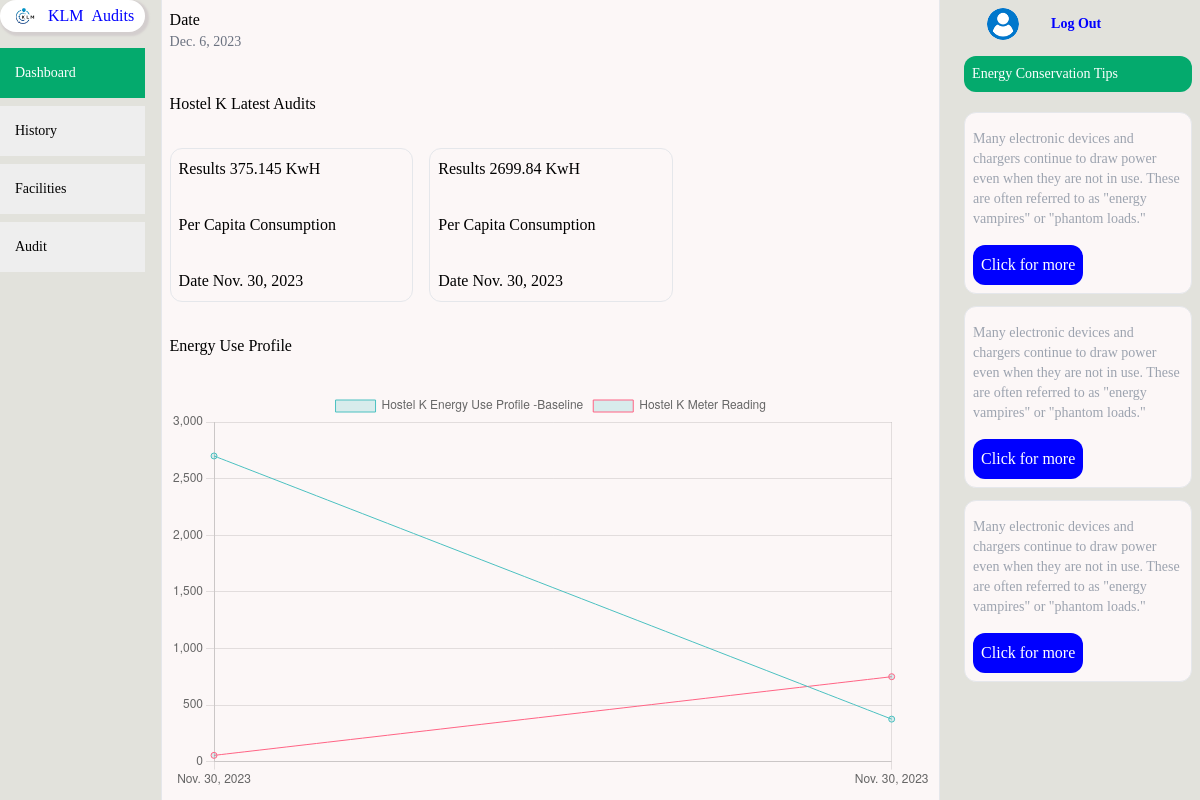
The app's page /audits/facilityStats/14/ (signed in), older data.
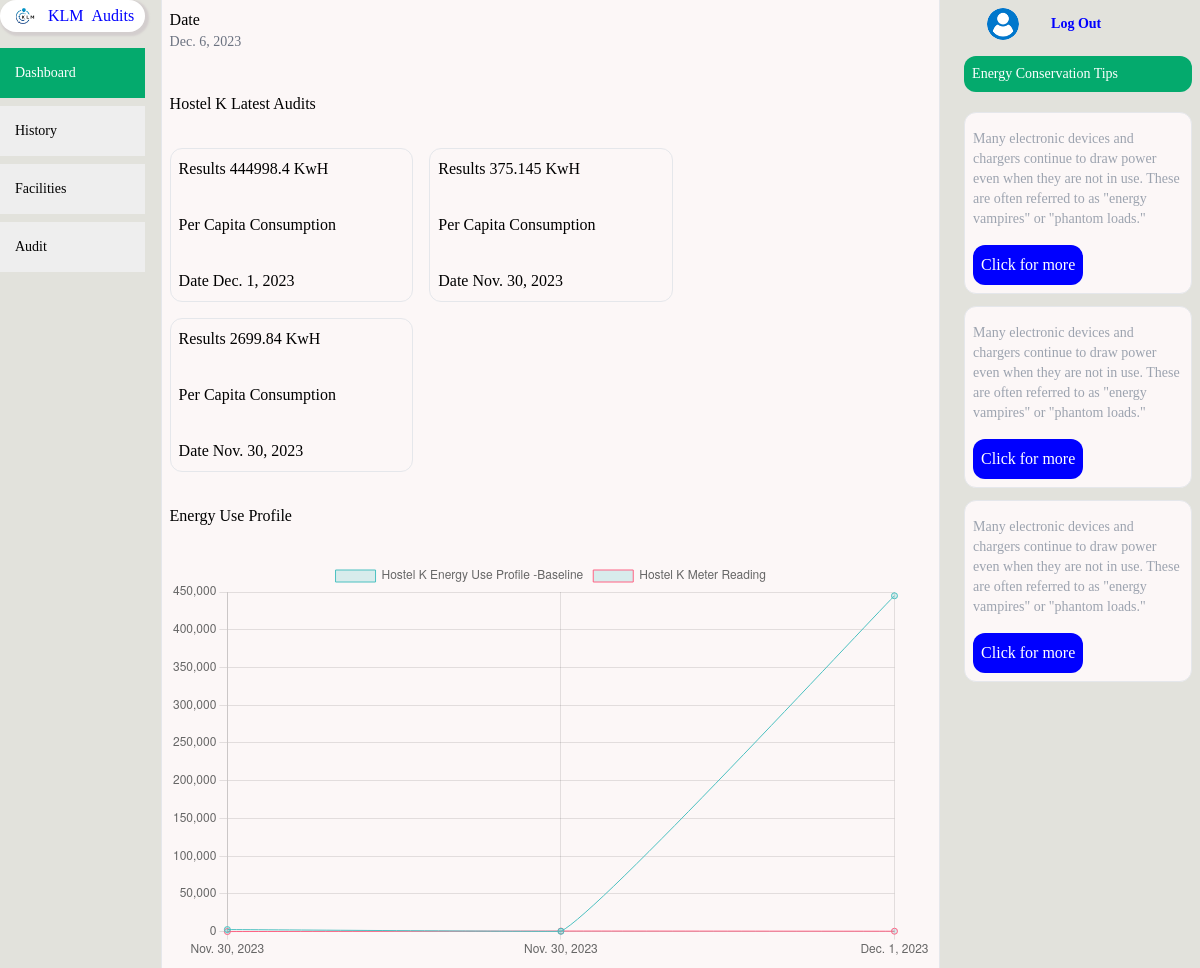
The same page, newer data.
### auditApp/models.py (models this page shows)
class EnergyAudit(models.Model):
    user = models.ForeignKey(UserAccount, on_delete=models.CASCADE,default=1)
    facility = models.ForeignKey(Facility, on_delete=models.CASCADE)
    devices = models.ManyToManyField(EnergyDevice,blank=True)
    operation_hours = models.CharField(default='N/A' ,max_length=50)
    audit_result = models.FloatField(null=True, blank=True)
    date=models.DateField(auto_now=True)
    meter_reading=models.FloatField(null=True, default=0)
    recommendation=models.CharField(default='',max_length=700)

### auditApp/views.py (the view)
# urls.py: path('facilityStats/<id>/',views.energyStats,name='facilityStats'),
def energyStats(request,id):
    message=''
    today=date.today()
    facility=Facility.objects.get(pk=id)
    audits=EnergyAudit.objects.filter(user=request.user,facility=facility)
    try:
        latest_audits=audits.order_by('-id')[:3]
    except:
        latest_audits=audits
    context={
        'latest_audits':latest_audits,
        'date':today,
        'message':message,
        'audits':audits,
        'facility':facility.name,
    }
    return render(request,'auditApp/energystats.html',context)

### templates/auditApp/energystats.html (shortened to what this page needs)
{% extends "base.html" %}
{% load static %}
{% block content %}
<div class='bg-[#191a22] text_blue'>
    <div class='flex flex-col md:flex-row gap-4'>
          {% include "../components/sidebar.html" %}
          <div class='md:w-[90%] '>
            <div class='flex flex-col md:flex-row  gap-4'>
                <div class='p-2 flex flex-col gap-8 md:w-[75%]  border-r border-l  border-gray-600' >
                  <div class='flex flex-row justify-between '>
                      <div>
                          <p>Date </p>
                          <p class='text-sm text-gray-500'>{{date}}</p>
                      </div>
                      <div class='flex flex-row gap-4 items-center'>
                      </div>
                  </div>
                  <div class='flex mt-2 flex-col gap-4'>
                    <div class='flex flex-col gap-8'>
                    <p>{{facility}} Latest Audits</p>
                    {% if latest_audits %}
                    <div class='flex flex-wrap gap-4'>
                        {% for audit in latest_audits %}
                        <div class='flex rounded-xl  border border-gray-600 flex-col md:w-[32%] gap-4 '>
                            <p class=' p-2 '>Results {{audit.audit_result}} KwH</p>
                            <p class=' p-2 '> {{audit.per_capita_consumption}} Per Capita Consumption</p>
                            <p class=' p-2 '>Date {{audit.date}} </p>
                        </div>
                        {% endfor %}
                    </div>
                    {% else %}
                    <p>No audits yet</p>
                    {% endif %}
                    <p>Energy Use Profile</p>
                    <div>
                        <canvas id="myChart" width="400" height="400"></canvas>
                        <script>
                            // Create the chart
                            var ctx = document.getElementById('myChart').getContext('2d');
                            var myChart = new Chart(ctx, {
                                type: 'line',
                                data: {
                                    labels: [{% for audit in audits %} "{{audit.date}}", {% endfor %}],
                                    datasets: [{
                                        label: '{{facility}} Energy Use Profile -Baseline',
                                        data: [{% for audit in audits %} {{audit.audit_result}}, {% endfor %}],
                                        backgroundColor: 'rgba(75, 192, 192, 0.2)',
                                        borderColor: 'rgba(75, 192, 192, 1)',
                                        borderWidth: 1,
                                        tension: 0.1
                                    },
                                    {
                                        label: '{{facility}} Meter Reading',
                                        data: [{% for audit in audits %} {{audit.meter_reading}}, {% endfor %}],
                                        backgroundColor: 'rgba(75, 192, 192, 0.2)',
                                        borderColor: 'rgba(255, 99, 132, 1)',
                                        borderWidth: 1,
                                        tension: 0.1
                                    },
                                    ]
                                },
                                options: {
                                    responsive: true,
                                    maintainAspectRatio: false
                                }
                            });
                        </script>
                    </div>
                    </div>
                  </div>
                </div>
                <div class='p-2 md:h-screen md:w-[25%]' >
                    {% include "../components/rightbar.html" %}
                </div>
            </div>
          </div>
    </div>
  </div>
{% endblock %}

Row changes from the older to the newer data that the page shows:
added EnergyAudit: audit_result "444998.4", date "Dec. 1, 2023"
Text that changed along with them:
chart data {{ audit.audit_result }}: 2699.84, 375.145 → 2699.84, 375.145, 444998.4
chart data {{ audit.meter_reading }}: 55.0, 750.0 → 55.0, 750.0, 500.0
